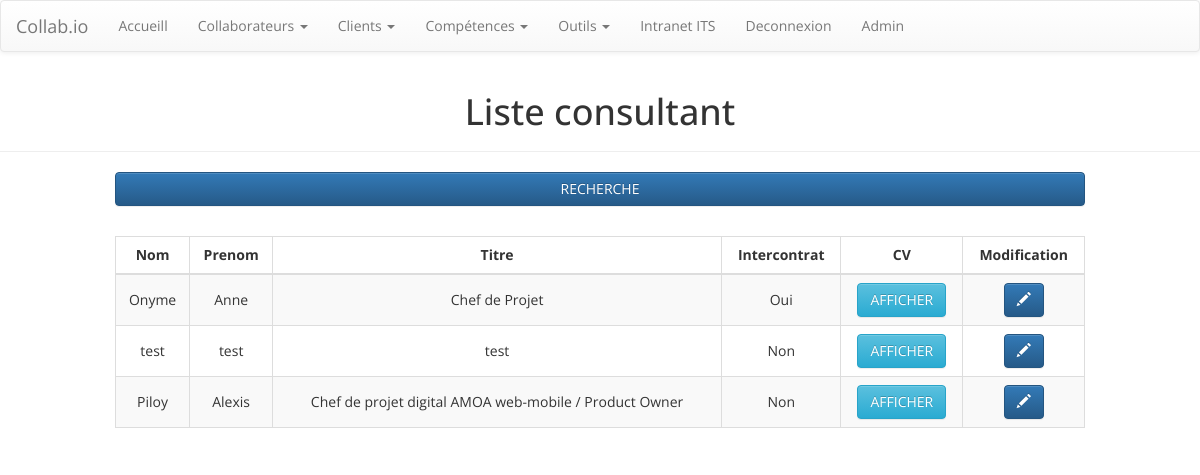
The page /consultant/ (signed in) on the database as committed earlier.
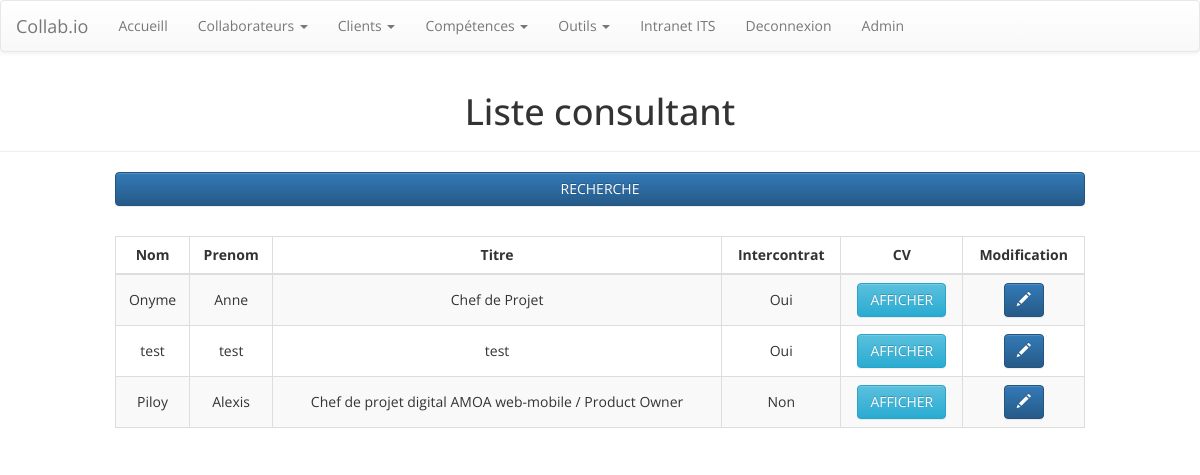
The same page on the database as committed later.
### collab/models.py (models this page shows, shortened)
class collaborateurs(models.Model):
    nomCollaborateur = models.CharField(max_length=200)
    prenomCollaborateur = models.CharField(max_length=200)
    titreCollaborateur = models.CharField(max_length=200)
    texteIntroductifCv = models.TextField(default='')
    nbAnneeExperience = models.IntegerField()
    codePostal = models.CharField(default='',max_length=200)
    telephone = models.CharField(default='',max_length=200)
    mail = models.CharField(default='',max_length=200)
    TYPE_CONTRAT = (
        ('I', 'Interne'),
        ('E', 'Externe'),
    )
    typeContrat = models.CharField(max_length=1, choices=TYPE_CONTRAT, default='I')
    listeCompetencesCles = models.ManyToManyField(competences)
    formation = models.TextField()
    parcours = models.TextField()
    methodologie = models.TextField()
    langues = models.TextField()
    outilsCollaborateur = models.ManyToManyField(outils)
    estEnIntercontrat = models.BooleanField(default=False)

### collab/views.py (the view)
# urls.py: path('consultant/', views.liste_consultant, name='liste_consultant'),
def liste_consultant(request):
    template = loader.get_template('collab/liste_consultant_recherche.html')
    collab_list= collaborateurs.objects.all()
    page = request.GET.get('page', 1)
    paginator = Paginator(collab_list, 10)
    try:
        collabs= paginator.page(page)
    except PageNotAnInteger:
        collabs = paginator.page(1)
    except EmptyPage:
        collabs = paginator.page(paginator.num_pages)
    context={'collabs':collabs}
    return HttpResponse(template.render(context, request))

### collab/templatetags/collab_extras.py (called while the page is built)
@register.filter(name='statut_consultant')
def statut_consultant(id_collab):
    test = collaborateurs.objects.filter(pk=id_collab).values("estEnIntercontrat")
    if test[0]['estEnIntercontrat'] == True:
        return "Oui"
    else:
        return "Non"

@register.filter
def addstr(arg1, arg2):
    return str(arg1) + str(arg2)

### collab/templates/collab/liste_consultant_recherche.html (shortened to what this page needs)
{% extends 'collab/base.html' %}
{% load collab_extras %}
{% block content %}
    <div class="page-header">
        <h1 class="text-center">Liste consultant</h1></div>
    <div class="container" id="container">
        <div class="row recherche_barre" style="margin-bottom: 30px;">
            <div class="col-lg-10 col-lg-offset-1 col-md-10 col-md-offset-1 col-sm-10 col-sm-offset-1 col-xs-12">
                <div><a class="btn btn-primary btn-block" data-toggle="collapse" aria-expanded="false" aria-controls="collapse-1" role="button" href="#collapse-1">RECHERCHE </a>
                </div>
            </div>
        </div>
        <div class="row">
            <div class="col-lg-10 col-lg-offset-1 col-md-10 col-md-offset-1 col-sm-10 col-sm-offset-1 col-xs-12">
                <div class="table-responsive" id="liste-consultant">
                    <table class="table table-striped table-bordered">
                        <thead>
                            <tr class="text-center">
                                <th class="text-center">Nom </th>
                                <th class="text-center">Prenom </th>
                                <th class="text-center">Titre </th>
                                <th class="text-center">Intercontrat </th>
                                <th class="hidden-xs hidden-sm text-center">CV </th>
                                <th class="hidden-xs hidden-sm text-center">Modification </th>
                            </tr>
                        </thead>
                        <tbody>
                            {% for collab in collabs %}
                            {% with truc=collab.pk %}
                            {% with "/admin/collab/collaborateurs/"|addstr:collab.pk|addstr:"/change/" as urlModif %}
                            <tr>
                                <td>{{collab.nomCollaborateur}} </td>
                                <td>{{collab.prenomCollaborateur}} </td>
                                <td>{{collab.titreCollaborateur}} </td>
                                <td>{{truc|statut_consultant}} </td>
                                <td class="hidden-xs hidden-sm"> <a class="btn btn-info" role="button" href="{% url 'collaborateur_detail' collaborateurs_id=collab.pk %}">AFFICHER </a></td>
                                <td class="hidden-xs hidden-sm">
                                    <a class="btn btn-primary" role="button" href={{urlModif}}> <i class="glyphicon glyphicon-pencil"></i></a>
                                </td>
                            </tr>
                            {% endwith %}
                            {% endwith %}
                            {% endfor %}
                        </tbody>
                    </table>
                </div>
            </div>
        </div>
    </div>
{% endblock %}

Rows that differ between the two databases and show on the page:
changed collaborateurs "test": pk|statut_consultant "Non" → "Oui"
